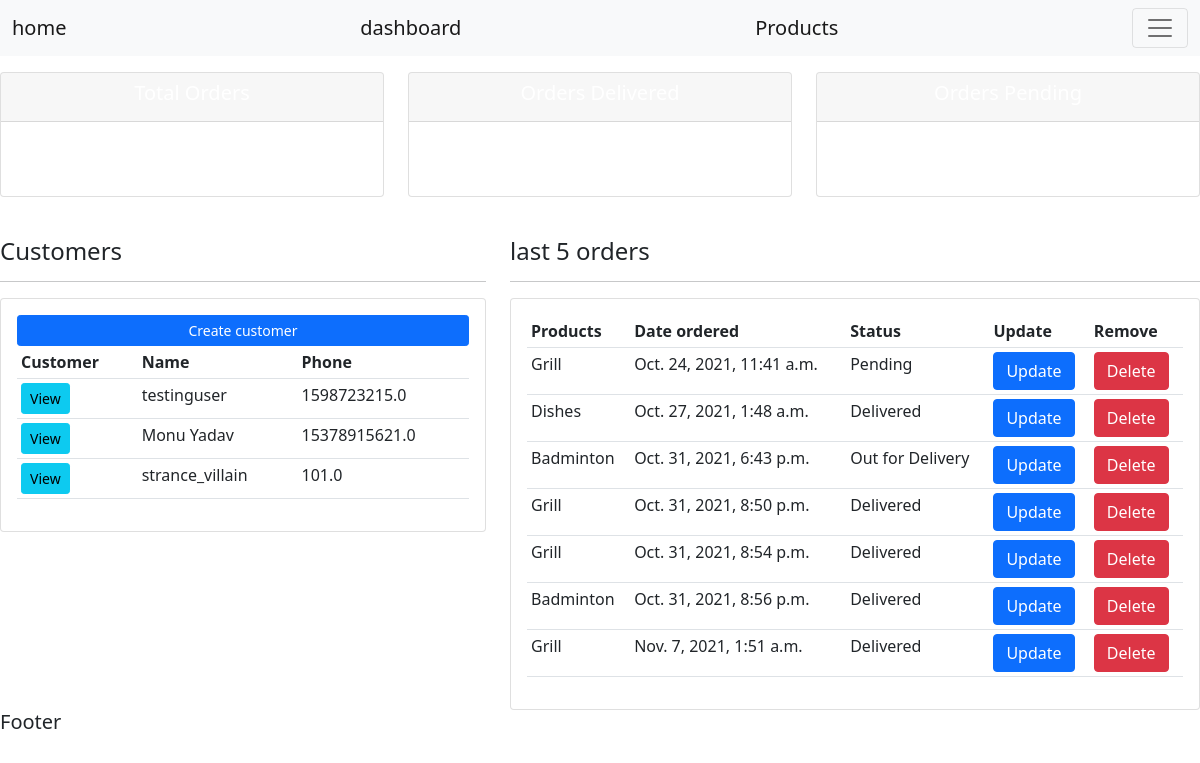
/, run on an earlier commit of the app's database.
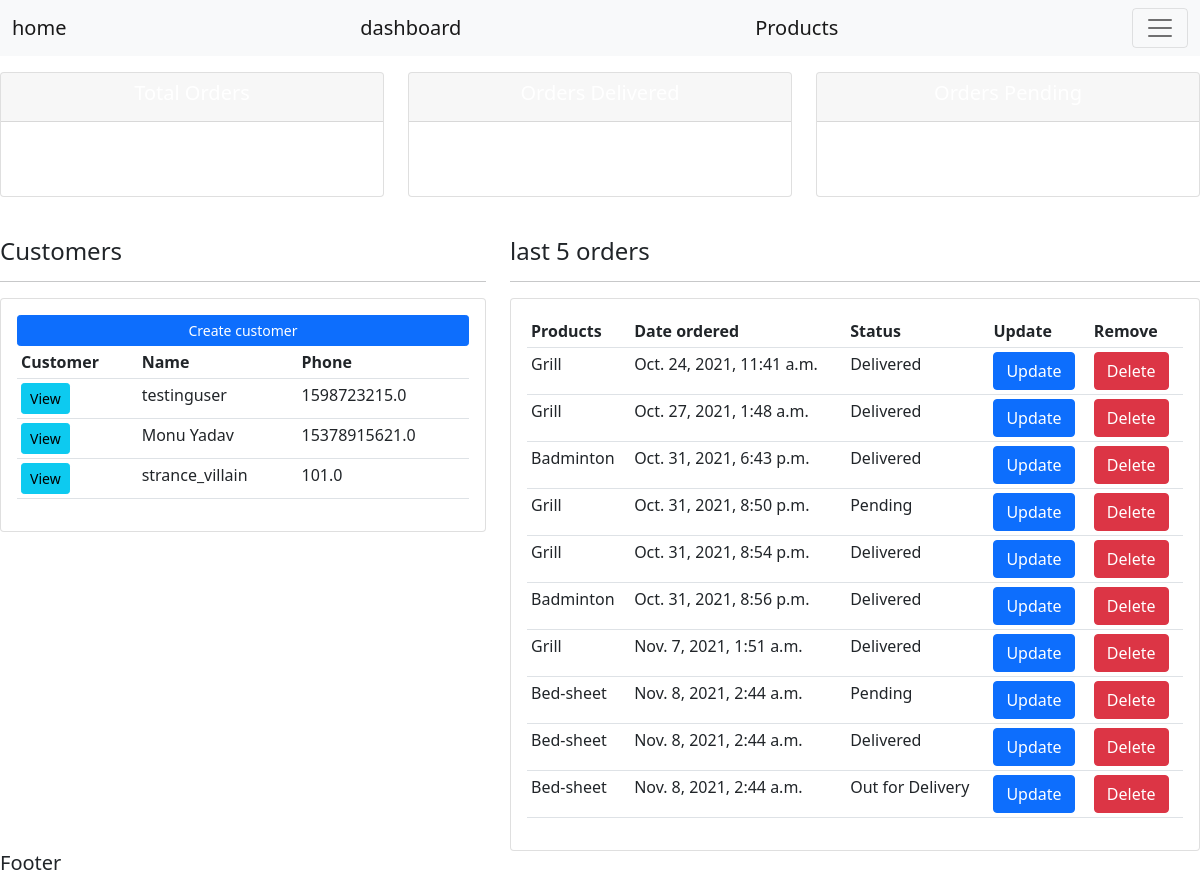
And on a later commit of the database.
### accounts/models.py (models this page shows, shortened)
class Customer(models.Model):
    name = models.CharField(max_length=300, null=True)
    email = models.EmailField(null=True, blank=True)
    phone = models.FloatField(null=True, blank=True)
    date_created = models.DateTimeField(auto_now_add=True)

class Order(models.Model):
    STATUS = (
        ('Pending', 'Pending'),
        ('Out for Delivery', 'Out for Delivery'),
        ('Delivered', 'Delivered'),
        )
    customer = models.ForeignKey(Customer, null=True, on_delete=models.SET_NULL)
    product = models.ForeignKey(Product, null=True, on_delete=models.SET_NULL)
    date_created = models.DateTimeField(auto_now_add=True)
    status = models.CharField(max_length=200, null=True , choices=STATUS)
    note = models.CharField(max_length=200, null=True )

class Product(models.Model):
    CATEGORY =(
                ('Indoor', 'Indoor'),
                ('Out Door', 'Outdoor'),
                )
    name = models.CharField(max_length=200, null=True)
    price = models.FloatField(null=True)
    category = models.CharField(max_length=200, null=True,  choices=CATEGORY)
    description = models.CharField(max_length=200, null=True, blank=True)
    date_created = models.DateTimeField(auto_now_add=True)
    tags = models.ManyToManyField(Tag)
    def __str__(self):
        return self.name

### accounts/views.py (the view)
# urls.py: path('', accounts.views.home, name="home"),
def home(request):
    orders = Order.objects.all()
    customers = Customer.objects.all()
    total_orders = orders.count()
    delivered = orders.filter(status='Delivered').count()
    pending = orders.filter(status='Pending').count()
    context = {'orders': orders,'customers': customers,
               'total_orders': total_orders, 'delivered': delivered,
               'pending': pending}
    return render(request, 'accounts/dashboard.html', context)

### accounts/templates/accounts/dashboard.html (shortened to what this page needs)
{% extends 'accounts/base.html' %}
{% block content %}
{% include 'accounts/status.html' %}
<br>
<div class="row">
    <div class="col-md-5">
        <h4>Customers</h4>
        <hr>
        <div class="card card-body">
            <a class="btn btn-primary btn-sm btn-block" href=""> Create customer</a>
            <table class="table table-sm">
                <tr>
                    <th>Customer</th>
                    <th>Name</th>
                    <th>Phone</th>
                </tr>
                {% for i in customers %}
                        <tr>
                            <td> <a class="btn btn-sm btn-info" href="{% url 'customer' i.id %}">View</a> </td>
                            <td> {{i.name}} </td>
                            <td> {{i.phone}} </td>
                        </tr>
                {% endfor %}
            </table>
        </div>
    </div>
    <div class="col-md-7">
        <h4>last 5 orders</h4>
        <hr>
        <div class="card card-body">
            <table class="table table-sm">
                <tr>
                    <th>Products</th>
                    <th>Date ordered</th>
                    <th>Status</th>
                    <th>Update</th>
                    <th>Remove</th>
                </tr>
                {% for i in orders %}
                        <tr>
                            <td> {{i.product}} </td>
                            <td> {{i.date_created}} </td>
                            <td> {{i.status}} </td>
                            <td> <a class="btn btn-primary" href="{% url 'update_order' i.id %}">Update</a> </td>
                            <td> <a class="btn btn-danger" href="{% url 'delete_order' i.id %}">Delete</a> </td>
                        </tr>
                {% endfor %}
            </table>
        </div>
    </div>
</div>
{% endblock content %}

### accounts/templates/accounts/base.html (shortened to what this page needs)
{% load static %}
<!DOCTYPE html>
<html lang="en">
<head>
    <link href="https://cdn.jsdelivr.net/npm/bootstrap@5.1.3/dist/css/bootstrap.min.css" rel="stylesheet">
    <link rel="stylesheet" type="text/css" href="{% static '/css/base.css' %}">
</head>
<body>
        {% include 'accounts/navbar.html' %}
            <br>
            <br>
        {% block content %}
        {% endblock content %}
    <h5> Footer </h5>
</body>
</html>

### accounts/templates/accounts/navbar.html (shortened to what this page needs)
{% load static%}
<nav class="navbar navbar-light bg-light fixed-top">
  <div class="container-fluid">
    <a class="navbar-brand" href="{% url 'home' %}">home</a>
    <a class="navbar-brand" href="{% url 'home' %}">dashboard</a>
    <a class="navbar-brand" href="{% url 'products' %}">Products</a>
    <button class="navbar-toggler" type="button" data-bs-toggle="offcanvas" data-bs-target="#offcanvasNavbar" aria-controls="offcanvasNavbar">
      <span class="navbar-toggler-icon"></span>
    </button>
  </div>
</nav>

### accounts/templates/accounts/status.html
<br>
<div class="row">
	<div class="col">
		<div class="col-md">
			<div class="card text-center text-white  mb-3" id="total-orders">
			  	<div class="card-header">
			  		<h5 class="card-title">Total Orders</h5>
			  	</div>
			  	<div class="card-body">
			    	<h3 class="card-title">{{total_orders}}</h3>
			  	</div>
			</div>
		</div>
	</div>
	<div class="col">
		<div class="col-md">
			<div class="card text-center text-white  mb-3" id="orders-delivered">
			  	<div class="card-header">
			  		<h5 class="card-title">Orders Delivered</h5>
			  	</div>
			  	<div class="card-body">
			    	<h3 class="card-title">{{delivered}}</h3>
			  	</div>
			</div>
		</div>
	</div>
	<div class="col">
		<div class="col-md">
			<div class="card text-center text-white  mb-3" id="orders-pending">
			  	<div class="card-header">
			  		<h5 class="card-title">Orders Pending</h5>
			  	</div>
			  	<div class="card-body">
			    	<h3 class="card-title">{{pending}}</h3>
			  	</div>
			</div>
		</div>
	</div>
</div>

What changed in the data, as far as the page shows it:
changed Order "Oct. 24, 2021, 11:41 a.m.": status "Pending" → "Delivered"
changed Order "Oct. 27, 2021, 1:48 a.m.": product "Dishes" → "Grill"
changed Order "Oct. 31, 2021, 6:43 p.m.": status "Out for Delivery" → "Delivered"
changed Order "Oct. 31, 2021, 8:50 p.m.": status "Delivered" → "Pending"
added Order: product "Bed-sheet", date_created "Nov. 8, 2021, 2:44 a.m.", status "Pending"
added Order: product "Bed-sheet", date_created "Nov. 8, 2021, 2:44 a.m.", status "Delivered"
added Order: product "Bed-sheet", date_created "Nov. 8, 2021, 2:44 a.m.", status "Out for Delivery"
